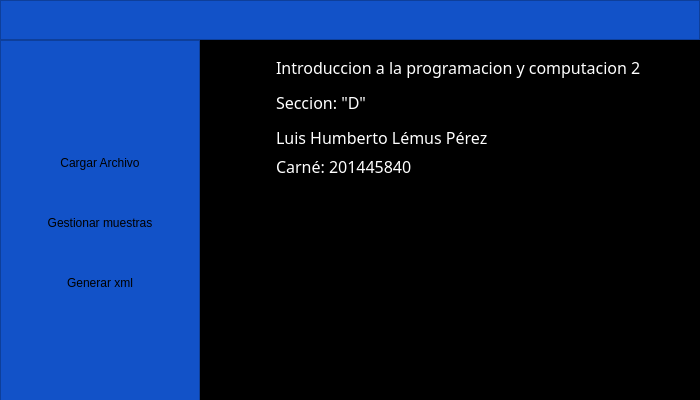
<?xml version="1.0" encoding="UTF-8"?>
<ui version="4.0">
 <class>MainWindow</class>
 <widget class="QMainWindow" name="MainWindow">
  <property name="geometry">
   <rect>
    <x>0</x>
    <y>0</y>
    <width>700</width>
    <height>400</height>
   </rect>
  </property>
  <property name="minimumSize">
   <size>
    <width>700</width>
    <height>400</height>
   </size>
  </property>
  <property name="maximumSize">
   <size>
    <width>700</width>
    <height>400</height>
   </size>
  </property>
  <property name="contextMenuPolicy">
   <enum>Qt::DefaultContextMenu</enum>
  </property>
  <property name="windowTitle">
   <string>Menu Principal</string>
  </property>
  <property name="styleSheet">
   <string notr="true"/>
  </property>
  <widget class="QWidget" name="centralwidget">
   <property name="maximumSize">
    <size>
     <width>700</width>
     <height>400</height>
    </size>
   </property>
   <widget class="QFrame" name="frame_lateral">
    <property name="geometry">
     <rect>
      <x>0</x>
      <y>40</y>
      <width>200</width>
      <height>365</height>
     </rect>
    </property>
    <property name="minimumSize">
     <size>
      <width>200</width>
      <height>365</height>
     </size>
    </property>
    <property name="maximumSize">
     <size>
      <width>0</width>
      <height>365</height>
     </size>
    </property>
    <property name="layoutDirection">
     <enum>Qt::LeftToRight</enum>
    </property>
    <property name="autoFillBackground">
     <bool>false</bool>
    </property>
    <property name="styleSheet">
     <string notr="true">
QFrame{
background-color: rgb(18, 82, 200);
}



QPushButton{
background-color: rgb(18, 82, 200);
border-top-left-radius: 20px;
border-bottom-left-radius: 20px;

font: 75 11pt &quot;Arial Black&quot;;
	
}

QPushButton:hover{
background-color: white;
border-top-left-radius: 20px;
border-bottom-left-radius: 20px;

font: 75 11pt &quot;Arial Black&quot;;
}</string>
    </property>
    <property name="frameShape">
     <enum>QFrame::StyledPanel</enum>
    </property>
    <property name="frameShadow">
     <enum>QFrame::Plain</enum>
    </property>
    <layout class="QVBoxLayout" name="verticalLayout_2">
     <property name="spacing">
      <number>20</number>
     </property>
     <property name="leftMargin">
      <number>0</number>
     </property>
     <property name="rightMargin">
      <number>0</number>
     </property>
     <property name="bottomMargin">
      <number>9</number>
     </property>
     <item>
      <spacer name="verticalSpacer_2">
       <property name="orientation">
        <enum>Qt::Vertical</enum>
       </property>
       <property name="sizeHint" stdset="0">
        <size>
         <width>20</width>
         <height>40</height>
        </size>
       </property>
      </spacer>
     </item>
     <item>
      <widget class="QPushButton" name="bt_cargar">
       <property name="minimumSize">
        <size>
         <width>0</width>
         <height>40</height>
        </size>
       </property>
       <property name="contextMenuPolicy">
        <enum>Qt::DefaultContextMenu</enum>
       </property>
       <property name="layoutDirection">
        <enum>Qt::LeftToRight</enum>
       </property>
       <property name="text">
        <string>Cargar Archivo</string>
       </property>
       <property name="icon">
        <iconset>
         <normaloff>archivo.png</normaloff>archivo.png</iconset>
       </property>
       <property name="iconSize">
        <size>
         <width>32</width>
         <height>32</height>
        </size>
       </property>
      </widget>
     </item>
     <item>
      <widget class="QPushButton" name="bt_gestionar">
       <property name="minimumSize">
        <size>
         <width>0</width>
         <height>40</height>
        </size>
       </property>
       <property name="toolTipDuration">
        <number>0</number>
       </property>
       <property name="styleSheet">
        <string notr="true"/>
       </property>
       <property name="text">
        <string>Gestionar muestras</string>
       </property>
       <property name="icon">
        <iconset>
         <normaloff>inteligencia-artificial.png</normaloff>inteligencia-artificial.png</iconset>
       </property>
       <property name="iconSize">
        <size>
         <width>32</width>
         <height>32</height>
        </size>
       </property>
      </widget>
     </item>
     <item>
      <widget class="QPushButton" name="bt_generar">
       <property name="minimumSize">
        <size>
         <width>0</width>
         <height>40</height>
        </size>
       </property>
       <property name="styleSheet">
        <string notr="true"/>
       </property>
       <property name="text">
        <string>Generar xml</string>
       </property>
       <property name="icon">
        <iconset>
         <normaloff>encriptado.png</normaloff>encriptado.png</iconset>
       </property>
       <property name="iconSize">
        <size>
         <width>32</width>
         <height>32</height>
        </size>
       </property>
      </widget>
     </item>
     <item>
      <spacer name="verticalSpacer">
       <property name="orientation">
        <enum>Qt::Vertical</enum>
       </property>
       <property name="sizeHint" stdset="0">
        <size>
         <width>20</width>
         <height>40</height>
        </size>
       </property>
      </spacer>
     </item>
    </layout>
   </widget>
   <widget class="QFrame" name="frame_superior">
    <property name="geometry">
     <rect>
      <x>0</x>
      <y>0</y>
      <width>700</width>
      <height>40</height>
     </rect>
    </property>
    <property name="minimumSize">
     <size>
      <width>700</width>
      <height>39</height>
     </size>
    </property>
    <property name="maximumSize">
     <size>
      <width>700</width>
      <height>50</height>
     </size>
    </property>
    <property name="styleSheet">
     <string notr="true">
QFrame{


background-color: rgb(18, 82, 200);

}
</string>
    </property>
    <property name="frameShape">
     <enum>QFrame::StyledPanel</enum>
    </property>
    <property name="frameShadow">
     <enum>QFrame::Raised</enum>
    </property>
    <layout class="QHBoxLayout" name="horizontalLayout_8">
     <property name="spacing">
      <number>0</number>
     </property>
     <property name="leftMargin">
      <number>2</number>
     </property>
     <property name="topMargin">
      <number>0</number>
     </property>
     <property name="rightMargin">
      <number>2</number>
     </property>
     <property name="bottomMargin">
      <number>0</number>
     </property>
     <item>
      <spacer name="horizontalSpacer">
       <property name="orientation">
        <enum>Qt::Horizontal</enum>
       </property>
       <property name="sizeHint" stdset="0">
        <size>
         <width>265</width>
         <height>20</height>
        </size>
       </property>
      </spacer>
     </item>
     <item alignment="Qt::AlignRight">
      <widget class="QPushButton" name="bt_cerrar">
       <property name="maximumSize">
        <size>
         <width>35</width>
         <height>16777215</height>
        </size>
       </property>
       <property name="styleSheet">
        <string notr="true">QPushButton{
border:0px;

}

QPushButton:hover{
border:5px solid #aa00ff;
background-color:red;

}
</string>
       </property>
       <property name="text">
        <string/>
       </property>
       <property name="icon">
        <iconset>
         <normaloff>cerrar.png</normaloff>cerrar.png</iconset>
       </property>
       <property name="iconSize">
        <size>
         <width>32</width>
         <height>32</height>
        </size>
       </property>
      </widget>
     </item>
    </layout>
   </widget>
   <widget class="QFrame" name="frame_contenedor">
    <property name="enabled">
     <bool>true</bool>
    </property>
    <property name="geometry">
     <rect>
      <x>200</x>
      <y>40</y>
      <width>500</width>
      <height>365</height>
     </rect>
    </property>
    <property name="minimumSize">
     <size>
      <width>500</width>
      <height>365</height>
     </size>
    </property>
    <property name="maximumSize">
     <size>
      <width>500</width>
      <height>365</height>
     </size>
    </property>
    <property name="styleSheet">
     <string notr="true">background-color:rgb(0, 0, 0)</string>
    </property>
    <property name="frameShape">
     <enum>QFrame::StyledPanel</enum>
    </property>
    <property name="frameShadow">
     <enum>QFrame::Raised</enum>
    </property>
    <property name="lineWidth">
     <number>1</number>
    </property>
    <widget class="QLabel" name="label_3">
     <property name="geometry">
      <rect>
       <x>76</x>
       <y>51</y>
       <width>141</width>
       <height>23</height>
      </rect>
     </property>
     <property name="font">
      <font>
       <family>Arial Black</family>
       <pointsize>12</pointsize>
       <weight>9</weight>
       <italic>false</italic>
       <bold>false</bold>
      </font>
     </property>
     <property name="styleSheet">
      <string notr="true">font: 75 12pt &quot;Arial Black&quot;;
color:rgb(255, 255, 255)</string>
     </property>
     <property name="text">
      <string>Seccion: &quot;D&quot;</string>
     </property>
    </widget>
    <widget class="QLabel" name="label_2">
     <property name="geometry">
      <rect>
       <x>76</x>
       <y>86</y>
       <width>271</width>
       <height>23</height>
      </rect>
     </property>
     <property name="font">
      <font>
       <family>Arial Black</family>
       <pointsize>12</pointsize>
       <weight>9</weight>
       <italic>false</italic>
       <bold>false</bold>
      </font>
     </property>
     <property name="styleSheet">
      <string notr="true">font: 75 12pt &quot;Arial Black&quot;;
color:rgb(255, 255, 255)</string>
     </property>
     <property name="text">
      <string>Luis Humberto Lémus Pérez</string>
     </property>
    </widget>
    <widget class="QLabel" name="label_4">
     <property name="geometry">
      <rect>
       <x>76</x>
       <y>115</y>
       <width>181</width>
       <height>23</height>
      </rect>
     </property>
     <property name="font">
      <font>
       <family>Arial Black</family>
       <pointsize>12</pointsize>
       <weight>9</weight>
       <italic>false</italic>
       <bold>false</bold>
      </font>
     </property>
     <property name="styleSheet">
      <string notr="true">font: 75 12pt &quot;Arial Black&quot;;
color:rgb(255, 255, 255)</string>
     </property>
     <property name="text">
      <string>Carné: 201445840</string>
     </property>
    </widget>
    <widget class="QLabel" name="label">
     <property name="geometry">
      <rect>
       <x>76</x>
       <y>16</y>
       <width>421</width>
       <height>23</height>
      </rect>
     </property>
     <property name="font">
      <font>
       <family>Arial Black</family>
       <pointsize>12</pointsize>
       <weight>9</weight>
       <italic>false</italic>
       <bold>false</bold>
      </font>
     </property>
     <property name="toolTip">
      <string>&lt;html&gt;&lt;head/&gt;&lt;body&gt;&lt;p&gt;&lt;br/&gt;&lt;/p&gt;&lt;/body&gt;&lt;/html&gt;</string>
     </property>
     <property name="styleSheet">
      <string notr="true">font: 75 12pt &quot;Arial Black&quot;;
color:rgb(255, 255, 255)
</string>
     </property>
     <property name="text">
      <string>Introduccion a la programacion y computacion 2</string>
     </property>
    </widget>
    <widget class="QLabel" name="label_5">
     <property name="geometry">
      <rect>
       <x>130</x>
       <y>140</y>
       <width>300</width>
       <height>200</height>
      </rect>
     </property>
     <property name="minimumSize">
      <size>
       <width>300</width>
       <height>200</height>
      </size>
     </property>
     <property name="maximumSize">
      <size>
       <width>300</width>
       <height>200</height>
      </size>
     </property>
     <property name="text">
      <string/>
     </property>
     <property name="pixmap">
      <pixmap>imagen_dos.png</pixmap>
     </property>
     <property name="scaledContents">
      <bool>false</bool>
     </property>
     <property name="openExternalLinks">
      <bool>false</bool>
     </property>
    </widget>
   </widget>
  </widget>
 </widget>
 <resources/>
 <connections/>
</ui>
